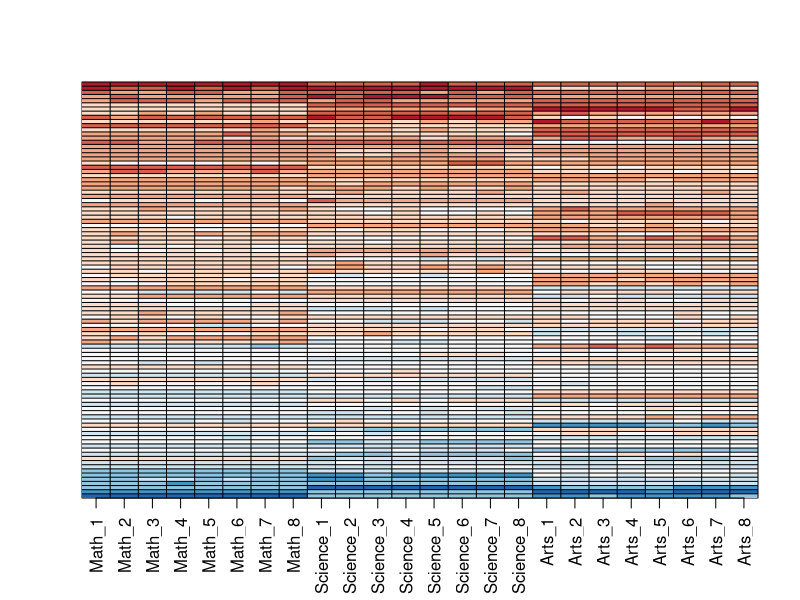

This figure's R source:
set.seed(1987)
#if using R 3.6 or later, use `set.seed(1987, sample.kind="Rounding")` instead
n <- 100
k <- 8
Sigma <- 64  * matrix(c(1, .75, .5, .75, 1, .5, .5, .5, 1), 3, 3) 
m <- MASS::mvrnorm(n, rep(0, 3), Sigma)
m <- m[order(rowMeans(m), decreasing = TRUE),]
y <- m %x% matrix(rep(1, k), nrow = 1) + matrix(rnorm(matrix(n*k*3)), n, k*3)
colnames(y) <- c(paste(rep("Math",k), 1:k, sep="_"),
                 paste(rep("Science",k), 1:k, sep="_"),
                 paste(rep("Arts",k), 1:k, sep="_"))

my_image <- function(x, zlim = range(x), ...){
  colors = rev(RColorBrewer::brewer.pal(9, "RdBu"))
  cols <- 1:ncol(x)
  rows <- 1:nrow(x)
  image(cols, rows, t(x[rev(rows),,drop=FALSE]), xaxt = "n", yaxt = "n",
        xlab="", ylab="",  col = colors, zlim = zlim, ...)
  abline(h=rows + 0.5, v = cols + 0.5)
  axis(side = 1, cols, colnames(x), las = 2)
}

my_image(y)